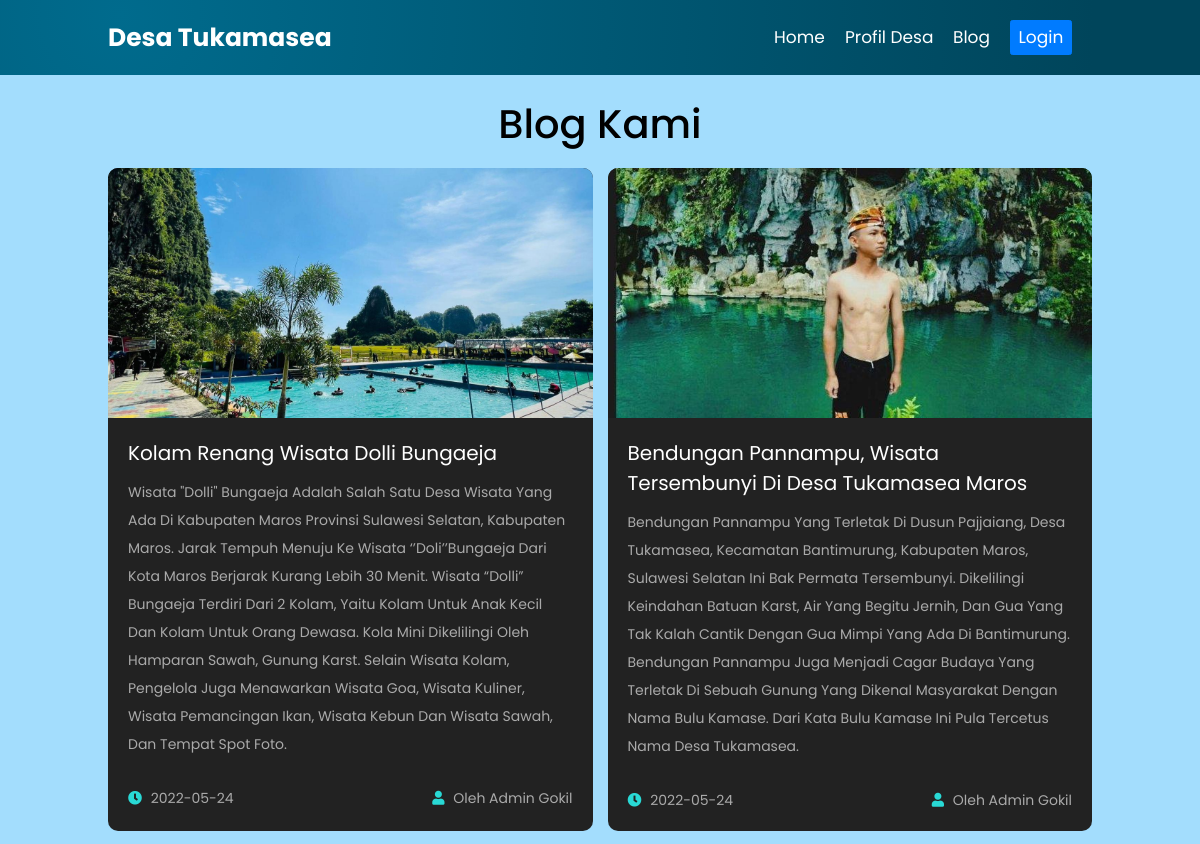
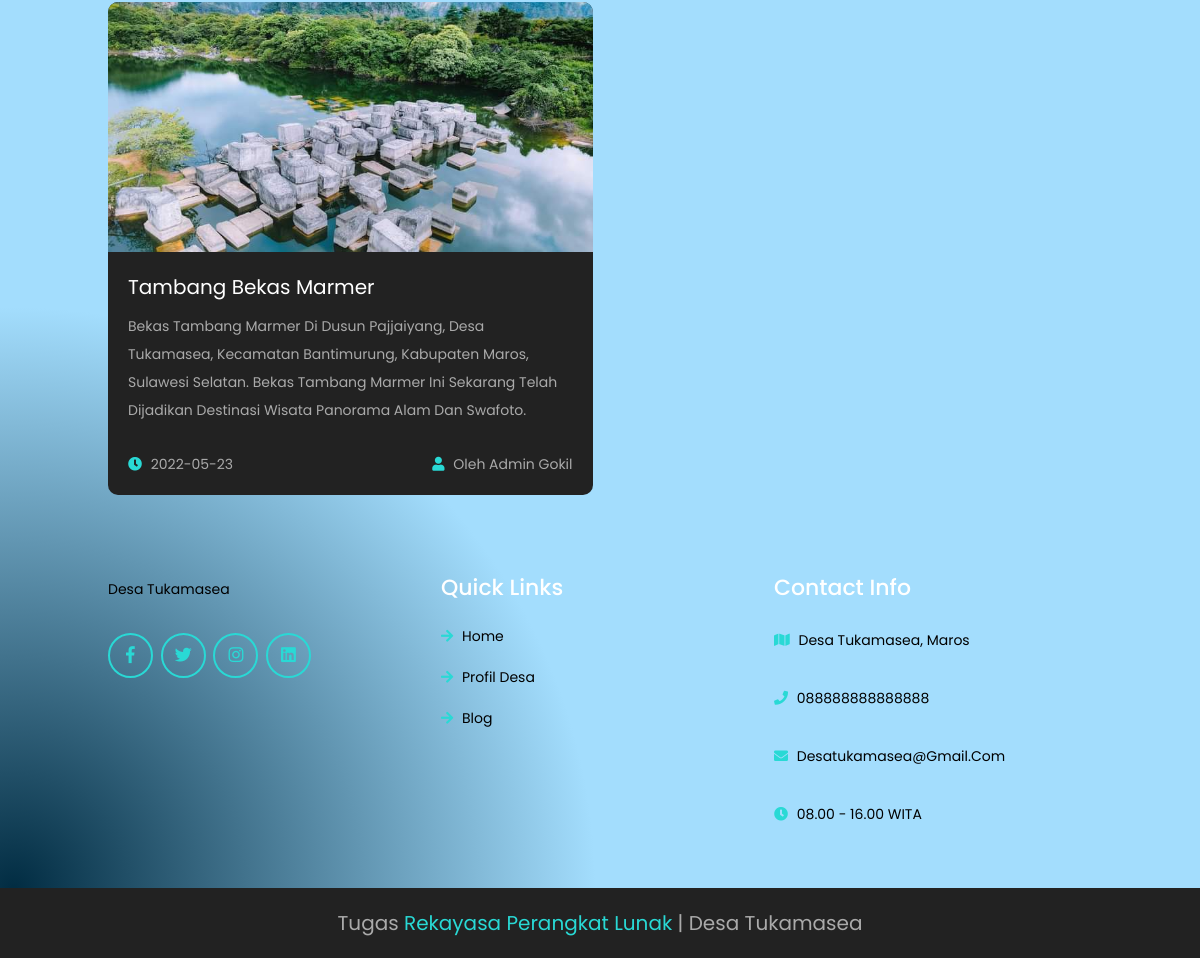
Screenshot of /blog.php with the database file from the repository (2 pictures, top to bottom).
### tables this page shows
CREATE TABLE `tbl_news` (
  `id_news` int(5) NOT NULL,
  `title` varchar(255) NOT NULL,
  `text_content` varchar(4096) NOT NULL,
  `date` date DEFAULT NULL,
  `user` varchar(64) NOT NULL,
  `photo_news` varchar(255) DEFAULT NULL
);

CREATE TABLE `tbl_user` (
  `id_user` int(5) NOT NULL,
  `name` varchar(64) NOT NULL,
  `username` varchar(64) NOT NULL,
  `password` varchar(128) NOT NULL,
  `password_hash` varchar(255) NOT NULL,
  `level` varchar(64) NOT NULL,
  `photo` varchar(255) DEFAULT NULL
);

### blog.php (the view)
<?php
include './include/header.php';
?>
<section class="blogs" id="blogs">
    <div class="heading" data-aos="zoom-in-up" data-aos-delay="300">
        <h1>Blog Kami</h1>
    </div>
    <div class="box-container">
        <?php
            $result = $pdo->query("SELECT * FROM tbl_news a JOIN tbl_user b ON
                a.user = b.id_user");
        foreach ($result as $row) :
        ?>
        <div class="box" data-aos="fade-up" data-aos-delay="150">
            <div class="image">
                <img src="./images/news/<?= $row['photo_news'] ?>" alt="...">
            </div>
            <div class="content">
                <a href="./blog-detail.php?id-news=<?= $row['id_news'] ?>" class="link"><?= $row['title'] ?></a>
                <p><?= $row['text_content'] ?></p>
                <div class="icon">
                    <a href="#"><i class="fas fa-clock"></i> <?php $date = !empty($row['date']) ? $row['date'] : 'Belum terisi'; echo $date; ?></a>
                    <a href="#"><i class="fas fa-user"></i> oleh <?= $row['name'] ?></a>
                </div>
            </div>
        </div>
        <?php
        endforeach;
        ?>
    </div>
</section>
<?php
    include './include/footer.php';
?>

### include/header.php (shortened to what this page needs)
<!DOCTYPE html>
<html lang="en">
<head>
    <link rel="stylesheet" href="https://cdnjs.cloudflare.com/ajax/libs/font-awesome/5.15.4/css/all.min.css">
    <link rel="stylesheet" href="./assets/css/style.css">
    <link rel="stylesheet" href="./assets/css/swiper-bundle.min.css">
    <link rel="stylesheet" href="https://unpkg.com/swiper/swiper-bundle.min.css" />
    <link rel="stylesheet" href="https://stackpath.bootstrapcdn.com/bootstrap/4.3.1/css/bootstrap.min.css">
    <link rel="stylesheet" href="https://use.fontawesome.com/releases/v5.7.2/css/all.css">
    <link rel="stylesheet" href="https://cdnjs.cloudflare.com/ajax/libs/aos/2.3.4/aos.css">
</head>
<body>
<header class="header">
    <a data-aos="zoom-in-left" data-aos-delay="150" href="./index.php" class="logo"></i>Desa Tukamasea </a>
    <nav class="navbar">
        <a data-aos="zoom-in-left" data-aos-delay="300" href="./index.php">home</a>
        <a data-aos="zoom-in-left" data-aos-delay="450" href="./profil.php">profil desa</a>
        <a data-aos="zoom-in-left" data-aos-delay="700" href="./blog.php">blog</a>
        <a class="btn btn-primary" data-aos="zoom-in-left" data-aos-delay="700" href="./login.php">Login</a>
    </nav>
</header>

### include/footer.php (shortened to what this page needs)
<section class="footer">
    <div class="box-container">
        <div class="box" data-aos="fade-up" data-aos-delay="150">
            <p>Desa Tukamasea</p>
            <div class="share">
                <a href="#" class="fab fa-facebook-f"></a>
                <a href="#" class="fab fa-twitter"></a>
                <a href="#" class="fab fa-instagram"></a>
                <a href="#" class="fab fa-linkedin"></a>
            </div>
        </div>
        <div class="box" data-aos="fade-up" data-aos-delay="300">
            <h3>quick links</h3>
            <a href="./index.php" class="links"> <i class="fas fa-arrow-right"></i> home </a>
            <a href="./profil.php" class="links"> <i class="fas fa-arrow-right"></i> Profil Desa </a>
            <a href="./blog.php" class="links"> <i class="fas fa-arrow-right"></i> blog</a>
        </div>
        <div class="box" data-aos="fade-up" data-aos-delay="450">
            <h3>contact info</h3>
            <p> <i class="fas fa-map"></i> Desa Tukamasea, Maros </p>
            <p> <i class="fas fa-phone"></i> 088888888888888</p>
            <p> <i class="fas fa-envelope"></i> desatukamasea@gmail.com </p>
            <p> <i class="fas fa-clock"></i> 08.00 - 16.00 WITA </p>
        </div>
    </div>
</section>
<div class="credit">Tugas <span>Rekayasa Perangkat Lunak</span> | Desa Tukamasea</div>
</body>
</html>

### rows the page displays
tbl_news: photo_news (picture), title "Kolam Renang Wisata Dolli Bungaeja", text_content "Wisata \"Dolli\" Bungaeja Adalah Salah Satu Desa Wisata Yang Ada Di Kabupaten Maros Provinsi Sulawesi Selatan, Kabupaten Maros. Jarak Tempuh Menuju Ke Wisata ‘’Doli’’Bungaeja Dari Kota Maros Berjarak Kurang Lebih 30 Menit. Wisata “Dolli” Bungaeja Terdiri Dari 2 Kolam, Yaitu Kolam Untuk Anak Kecil Dan Kolam Untuk Orang Dewasa. Kola Mini Dikelilingi Oleh Hamparan Sawah, Gunung Karst. Selain Wisata Kolam, Pengelola Juga Menawarkan Wisata Goa, Wisata Kuliner, Wisata Pemancingan Ikan, Wisata Kebun Dan Wisata Sawah, Dan Tempat Spot Foto.", date "2022-05-24", tbl_user.name "Admin Gokil"
tbl_news: photo_news (picture), title "Bendungan Pannampu, Wisata Tersembunyi Di Desa Tukamasea Maros", text_content "Bendungan Pannampu Yang Terletak Di Dusun Pajjaiang, Desa Tukamasea, Kecamatan Bantimurung, Kabupaten Maros, Sulawesi Selatan Ini Bak Permata Tersembunyi. Dikelilingi Keindahan Batuan Karst, Air Yang Begitu Jernih, Dan Gua Yang Tak Kalah Cantik Dengan Gua Mimpi Yang Ada Di Bantimurung. Bendungan Pannampu Juga Menjadi Cagar Budaya Yang Terletak Di Sebuah Gunung Yang Dikenal Masyarakat Dengan Nama Bulu Kamase. Dari Kata Bulu Kamase Ini Pula Tercetus Nama Desa Tukamasea.", date "2022-05-24", tbl_user.name "Admin Gokil"
tbl_news: photo_news (picture), title "Tambang Bekas Marmer", text_content "Bekas Tambang Marmer Di Dusun Pajjaiyang, Desa Tukamasea, Kecamatan Bantimurung, Kabupaten Maros, Sulawesi Selatan. Bekas Tambang Marmer Ini Sekarang Telah Dijadikan Destinasi Wisata Panorama Alam Dan Swafoto.", date "2022-05-23", tbl_user.name "Admin Gokil"
